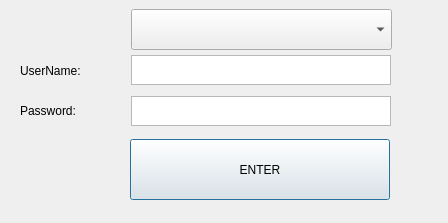
<?xml version="1.0" encoding="UTF-8"?>
<ui version="4.0">
 <class>Dialog</class>
 <widget class="QDialog" name="Dialog">
  <property name="geometry">
   <rect>
    <x>0</x>
    <y>0</y>
    <width>448</width>
    <height>223</height>
   </rect>
  </property>
  <property name="windowTitle">
   <string>Log In</string>
  </property>
  <widget class="QLabel" name="label">
   <property name="geometry">
    <rect>
     <x>20</x>
     <y>55</y>
     <width>91</width>
     <height>31</height>
    </rect>
   </property>
   <property name="text">
    <string>UserName: </string>
   </property>
  </widget>
  <widget class="QLabel" name="label_2">
   <property name="geometry">
    <rect>
     <x>20</x>
     <y>95</y>
     <width>101</width>
     <height>31</height>
    </rect>
   </property>
   <property name="text">
    <string>Password: </string>
   </property>
  </widget>
  <widget class="QPushButton" name="btnEnter">
   <property name="geometry">
    <rect>
     <x>130</x>
     <y>139</y>
     <width>260</width>
     <height>61</height>
    </rect>
   </property>
   <property name="text">
    <string>ENTER</string>
   </property>
  </widget>
  <widget class="QComboBox" name="cmbChoice">
   <property name="geometry">
    <rect>
     <x>131</x>
     <y>9</y>
     <width>261</width>
     <height>41</height>
    </rect>
   </property>
  </widget>
  <widget class="QTextEdit" name="txtUsername">
   <property name="geometry">
    <rect>
     <x>131</x>
     <y>55</y>
     <width>260</width>
     <height>30</height>
    </rect>
   </property>
  </widget>
  <widget class="QTextEdit" name="txtPassword">
   <property name="geometry">
    <rect>
     <x>131</x>
     <y>96</y>
     <width>260</width>
     <height>30</height>
    </rect>
   </property>
  </widget>
 </widget>
 <resources/>
 <connections/>
</ui>
